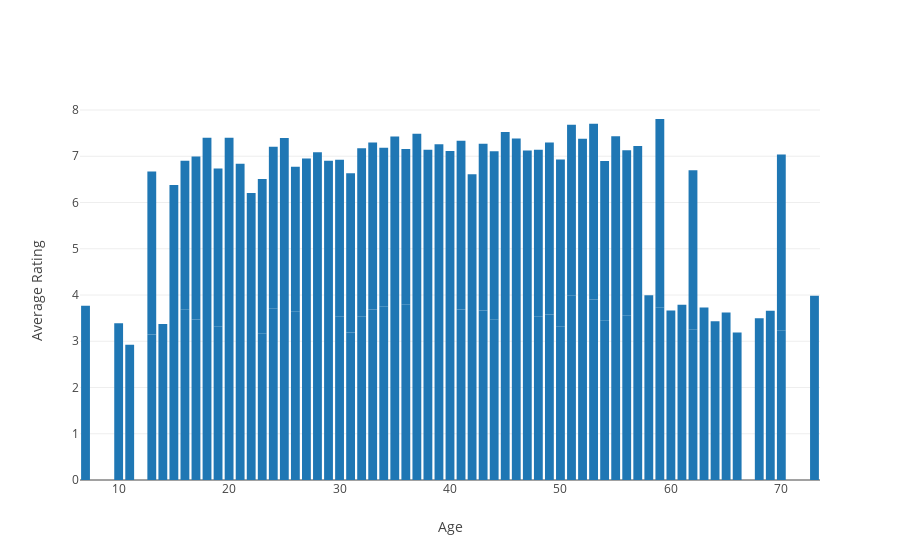

The code cell stored with this chart in its notebook:
### Code cell
#gen_rating_age = gen_rating_age.unstack().dropna().plot(kind='bar',stacked=True, label=("rating, gender"))
trace0 = Bar(
        x = a_g_r.age,
        y = a_g_r.rating,
        
)

data = [trace0]
layout = dict(
          xaxis = dict(title = 'Age'),
          yaxis = dict(title = 'Average Rating'),
          barmode='stack'
              )
fig = dict(data = data, layout = layout)
plot.iplot(fig, filename='Average rating vs Age Group')

### Figure 1 — Plotly figure (JSON) as saved in the notebook; plotly's stock layout.template omitted (floating-point values rounded to 4 significant figures)
{"data": [{"type": "bar", "x": [7, 10, 11, 13, 13, 14, 15, 15, 16, 16, 17, 17, 18, 18, 19, 19, 20, 20, 21, 21, 22, 22, 23, 23, 24, 24, 25, 25, 26, 26, 27, 27, 28, 28, 29, 29, 30, 30, 31, 31, 32, 32, 33, 33, 34, 34, 35, 35, 36, 36, 37, 37, 38, 38, 39, 39, 40, 40, 41, 41, 42, 42, 43, 43, 44, 44, 45, 45, 46, 46, 47, 47, 48, 48, 49, 49, 50, 50, 51, 51, 52, 52, 53, 53, 54, 54, 55, 55, 56, 56, 57, 57, 58, 59, 59, 60, 61, 62, 62, 63, 64, 65, 66, 68, 69, 70, 70, 73], "y": [3.767, 3.387, 2.926, 3.145, 3.523, 3.375, 3.415, 2.962, 3.69, 3.211, 3.472, 3.522, 3.805, 3.594, 3.315, 3.422, 3.764, 3.635, 3.33, 3.51, 2.679, 3.529, 3.173, 3.334, 3.702, 3.502, 3.871, 3.524, 3.65, 3.124, 3.373, 3.58, 3.547, 3.54, 3.459, 3.443, 3.543, 3.385, 3.187, 3.444, 3.54, 3.632, 3.687, 3.613, 3.759, 3.427, 3.916, 3.512, 3.791, 3.363, 3.805, 3.683, 3.783, 3.359, 3.635, 3.626, 3.545, 3.57, 3.684, 3.652, 3.112, 3.497, 3.663, 3.61, 3.478, 3.632, 3.846, 3.68, 3.544, 3.842, 3.653, 3.469, 3.528, 3.611, 3.577, 3.719, 3.315, 3.613, 3.997, 3.683, 3.696, 3.682, 3.904, 3.8, 3.455, 3.442, 3.761, 3.672, 3.551, 3.577, 3.655, 3.569, 3.995, 3.734, 4.071, 3.664, 3.787, 3.261, 3.435, 3.727, 3.432, 3.624, 3.189, 3.5, 3.66, 3.239, 3.8, 3.982]}], "layout": {"barmode": "stack", "xaxis": {"title": "Age"}, "yaxis": {"title": "Average Rating"}}}
